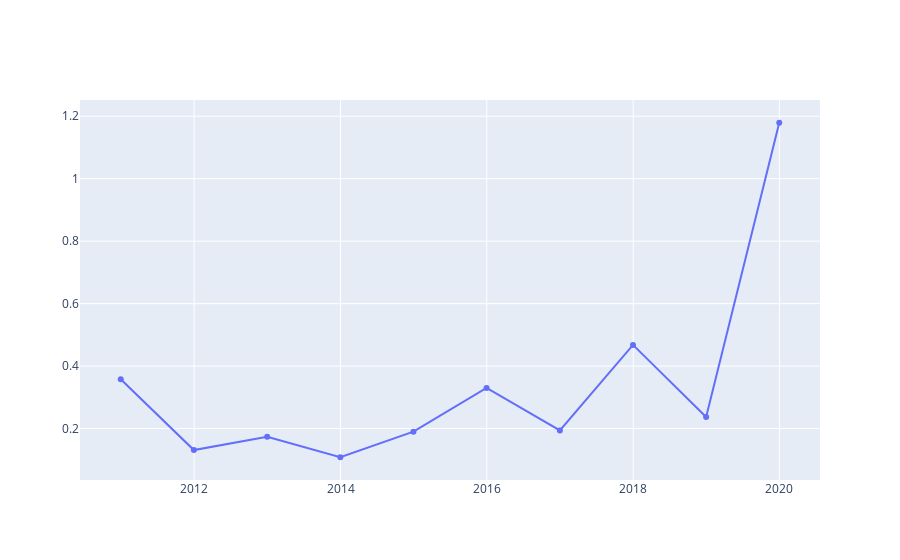

Notebook source saved alongside this figure:
### Markdown cell above
## 现金及等价物/有息负债

### Code cell
fig = go.Figure()
fig.add_trace(go.Scatter(x=data_df.index, y=data_df['money_cap']/data_df['debts_yx'],name='有息负债率'))
fig.show()

### Figure 1 — Plotly figure (JSON) as saved in the notebook; plotly's stock layout.template omitted (floating-point values rounded to 4 significant figures)
{"data": [{"name": "有息负债率", "type": "scatter", "x": ["2010-12-31", "2011-12-31", "2012-12-31", "2013-12-31", "2014-12-31", "2015-12-31", "2016-12-31", "2017-12-31", "2018-12-31", "2019-12-31"], "y": [0.3581, 0.1311, 0.1738, 0.1081, 0.19, 0.3301, 0.1939, 0.4679, 0.2372, 1.179]}], "layout": {"autosize": true, "xaxis": {"autorange": true, "range": ["2010-06-18 21:23:49.948", "2020-07-13 02:36:10.052"], "type": "date"}, "yaxis": {"autorange": true, "range": [0.02969, 1.258], "type": "linear"}}}
